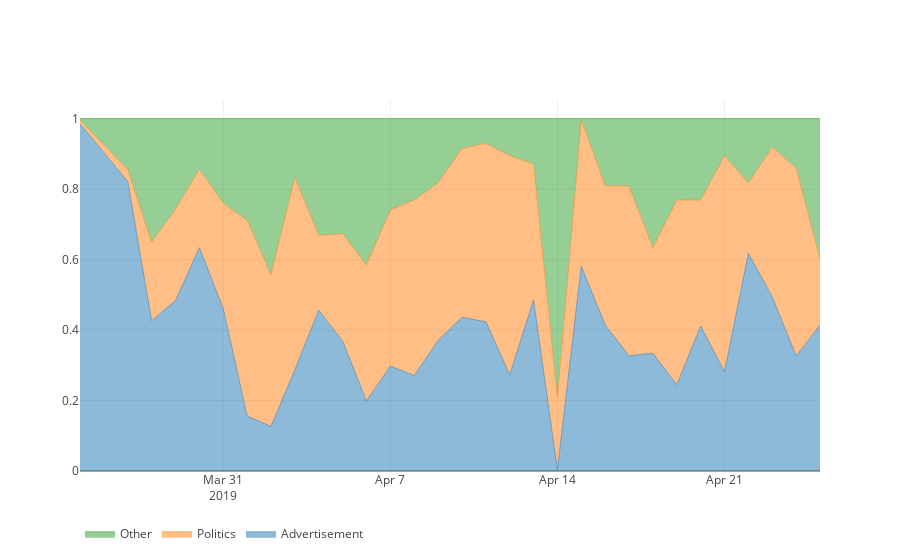

The notebook cell saved with this chart:
### Markdown cell above
# Topical Distribution Spread from Organic Posts Before and After the Election

### Code cell
fig = go.Figure(data=data, layout=layout)
iplot(fig)
